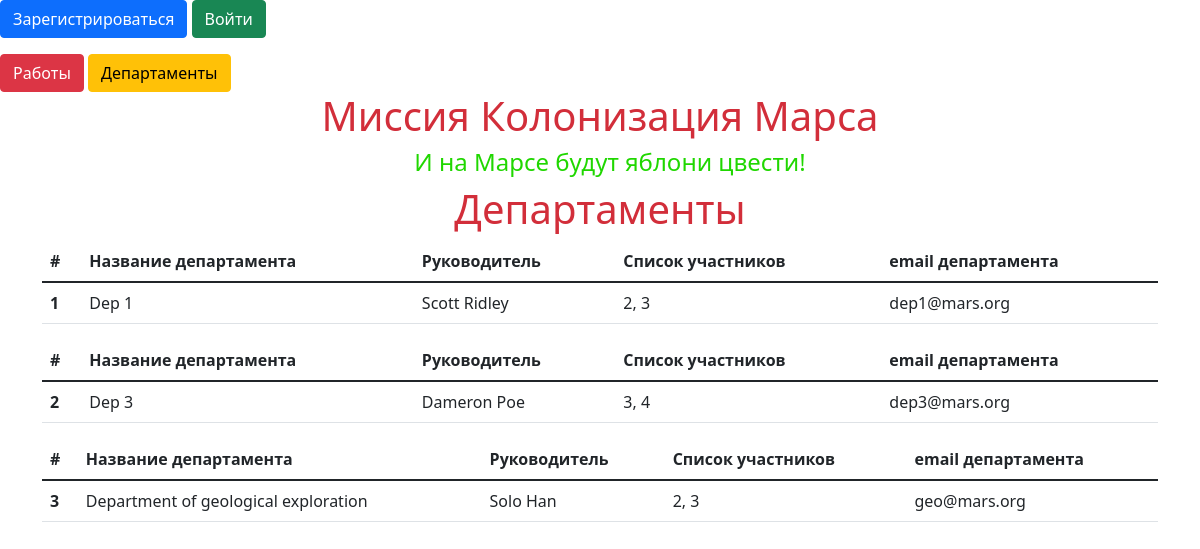
/departments, run on an earlier commit of the app's database.
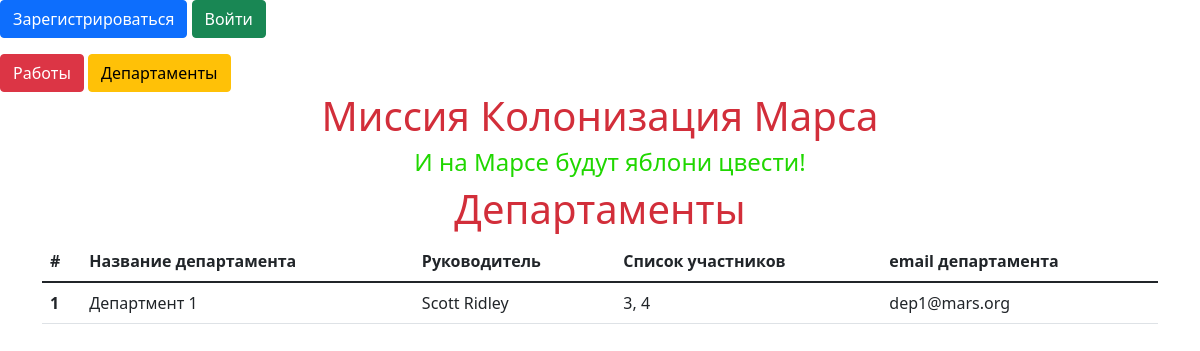
And on a later commit of the database.
### data/departments.py (models this page shows)
class Department(SqlAlchemyBase, SerializerMixin):
    __tablename__ = 'departments'
    id = sqlalchemy.Column(sqlalchemy.Integer,
                           primary_key=True, autoincrement=True)
    title = sqlalchemy.Column(sqlalchemy.String)
    chief = sqlalchemy.Column(sqlalchemy.Integer,
                              sqlalchemy.ForeignKey("users.id"))
    members = sqlalchemy.Column(sqlalchemy.String, nullable=True)
    email = sqlalchemy.Column(sqlalchemy.String, nullable=True)
    user = orm.relation('User')

### data/users.py (models this page shows, shortened)
class User(SqlAlchemyBase, UserMixin, SerializerMixin):
    __tablename__ = 'users'
    id = sqlalchemy.Column(sqlalchemy.Integer,
                           primary_key=True, autoincrement=True)
    surname = sqlalchemy.Column(sqlalchemy.String, nullable=True)
    name = sqlalchemy.Column(sqlalchemy.String, nullable=True)
    age = sqlalchemy.Column(sqlalchemy.Integer, nullable=True)
    position = sqlalchemy.Column(sqlalchemy.String, nullable=True)
    speciality = sqlalchemy.Column(sqlalchemy.String, nullable=True)
    address = sqlalchemy.Column(sqlalchemy.String, nullable=True)
    email = sqlalchemy.Column(sqlalchemy.String,
                              index=True, unique=True, nullable=True)
    hashed_password = sqlalchemy.Column(sqlalchemy.String, nullable=True)
    modified_date = sqlalchemy.Column(sqlalchemy.DateTime,
                                      default=datetime.datetime.now)

### mars3.py (the view)
@app.route("/departments")
def all_departments():
    db_sess = db_session.create_session()
    data = db_sess.query(Department, User).join(User).all()
    return render_template("departments.html", data=data)

### data/db_session.py (called while the page is built)
def create_session() -> Session:
    global __factory
    return __factory()

### templates/departments.html (shortened to what this page needs)
{% extends "base.html" %}
{% block content %}
<h1  class="text-center">Департаменты</h1>
{% for department, user in data %}
<table class="table">
  <thead class="thead-light">
    <tr>
      <th scope="col">#</th>
      <th scope="col">Название департамента</th>
      <th scope="col">Руководитель</th>
      <th scope="col">Список участников</th>
      <th scope="col">email департамента</th>
    </tr>
  </thead>
  <tbody>
    <tr>
      <th scope="row">{{department.id}}</th>
        <td>{{ department.title }}</td>
        <td>{{ user.surname }} {{ user.name }}</td>
        <td>{{ department.members }}</td>
        <td>{{ department.email }}</td>
    </tr>
  </tbody>
</table>
{% endfor %}
{% endblock %}

What changed in the data, as far as the page shows it:
removed Department: id "2", title "Dep 3", surname "Dameron", name "Poe", members "3, 4", email "dep3@mars.org"
removed Department: id "3", title "Department of geological exploration", surname "Solo", name "Han", members "2, 3", email "geo@mars.org"
changed Department "dep1@mars.org": title "Dep 1" → "Департмент 1"; members "2, 3" → "3, 4"
